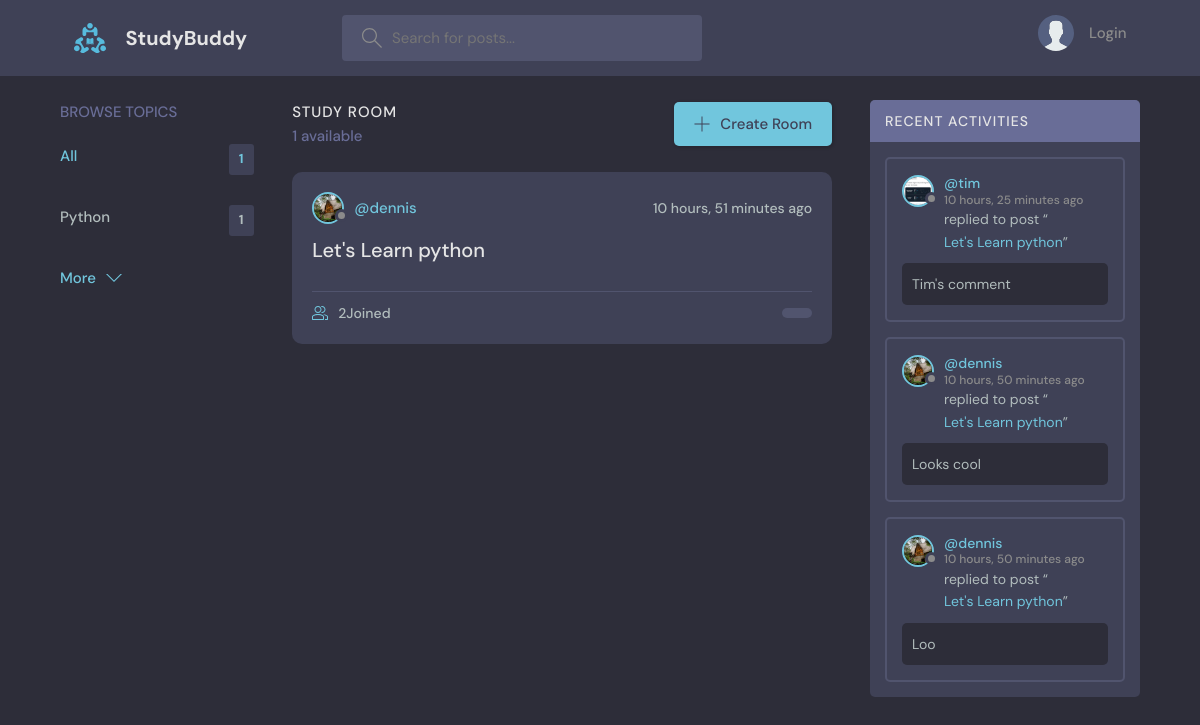
The page / on the database its author committed.
### base/models.py (models this page shows, shortened)
class Topic(models.Model):
    name = models.CharField(max_length=200)

class Room(models.Model):
    host = models.ForeignKey(User, on_delete=models.SET_NULL, null=True)
    topic = models.ForeignKey(Topic, on_delete=models.SET_NULL, null=True)
    name = models.CharField(max_length=200)
    description = models.TextField(null=True, blank=True)
    participants = models.ManyToManyField(
        User, related_name='participants', blank=True)
    updated = models.DateTimeField(auto_now=True)
    created = models.DateTimeField(auto_now_add=True)
    class Meta:
        ordering = ['-updated', '-created']
    def __str__(self):
        return self.name

class User(AbstractUser):
    name = models.CharField(max_length=200, null=True)
    email = models.EmailField(unique=True, null=True)
    bio = models.TextField(null=True)
    avatar = models.ImageField(null=True, default="avatar.svg")
    USERNAME_FIELD = 'email'
    REQUIRED_FIELDS = []

class Message(models.Model):
    user = models.ForeignKey(User, on_delete=models.CASCADE)
    room = models.ForeignKey(Room, on_delete=models.CASCADE)
    body = models.TextField()
    updated = models.DateTimeField(auto_now=True)
    created = models.DateTimeField(auto_now_add=True)
    class Meta:
        ordering = ['-updated', '-created']

### base/views.py (the view)
# urls.py: path('', views.home, name="home"),
def home(request):
    q=request.GET.get('q') if request.GET.get('q') != None else ''
    rooms = Room.objects.filter(
        Q(topic__name__contains = q) |
        Q(name__icontains=q) |
        Q(description__icontains=q)
        )
    topics = Topic.objects.all()[0:5]
    room_count = rooms.count()
    room_messages = Message.objects.filter(Q(room__topic__name__icontains=q))
    context = {'rooms': rooms, 'topics': topics, 'room_count': room_count, 'room_messages': room_messages}
    return render(request, 'base/home.html', context)

### base/templates/base/home.html (shortened to what this page needs)
{% extends 'main.html' %}
{% block content %}
    <main class="layout layout--3">
      <div class="container">
        {% include 'base/topics_component.html' %}
        <div class="roomList">
          <div class="roomList__header">
            <div>
              <h2>Study Room</h2>
              <p>{{room_count}} available</p>
            </div>
            <a class="btn btn--main" href="{% url 'create-room' %}">
              <svg version="1.1" xmlns="http://www.w3.org/2000/svg" width="32" height="32" viewBox="0 0 32 32">
                <title>add</title>
                <path
                  d="M16.943 0.943h-1.885v14.115h-14.115v1.885h14.115v14.115h1.885v-14.115h14.115v-1.885h-14.115v-14.115z"
                ></path>
              </svg>
              Create Room
            </a>
          </div>
            {% include 'base/feed_component.html' %}
        </div>
        {% include 'base/activity_component.html' %}
      </div>
    </main>
    {% endblock %}

### base/templates/base/topics_component.html
   <div class="topics">
    <div class="topics__header">
      <h2>Browse Topics</h2>
    </div>
    <ul class="topics__list">
      <li>
        <a href="{% url 'home' %}" class="active">All <span>{{topics.count}}</span></a>
      </li>
      {% for topic in topics%}
      <li>
        <a href="{% url 'home' %}?q={{topic.name}}">{{topic.name}} <span>{{topic.room_set.all.count}}</span></a>
      </li>
      {%endfor%}
    </ul>
    <a class="btn btn--link" href="{% url 'topics' %}">
      More
      <svg version="1.1" xmlns="http://www.w3.org/2000/svg" width="32" height="32" viewBox="0 0 32 32">
        <title>chevron-down</title>
        <path d="M16 21l-13-13h-3l16 16 16-16h-3l-13 13z"></path>
      </svg>
    </a>
  </div>

### base/templates/base/feed_component.html (shortened to what this page needs)
{% for room in rooms%}
<div class="roomListRoom">
    <div class="roomListRoom__header">
      <a href="{% url 'user-profile' room.host.id %}" class="roomListRoom__author">
        <div class="avatar avatar--small">
          <img src="{{room.host.avatar.url}}" />
        </div>
        <span>@{{room.host.username}}</span>
      </a>
      <div class="roomListRoom__actions">
        <span>{{room.created | timesince}} ago</span>
      </div>
    </div>
    <div class="roomListRoom__content">
      <a href="{%url 'room' room.id%}">{{room.name}}</a>
    </div>
    <div class="roomListRoom__meta">
      <a href="{%url 'room' room.id%}" class="roomListRoom__joined">
        {{room.participants.all.count}}Joined
      </a>
      <p class="roomListRoom__topic">{{room.topic.na}}</p>
    </div>
</div>
{%endfor%}

### base/templates/base/activity_component.html (shortened to what this page needs)
<div class="activities">
    <div class="activities__header">
        <h2>Recent Activities</h2>
    </div>
    {% for message in room_messages %}
    <div class="activities__box">
        <div class="activities__boxHeader roomListRoom__header">
            <a href="{% url 'user-profile' message.user.id %}" class="roomListRoom__author">
                <div class="avatar avatar--small">
                    <img src="{{message.user.avatar.url}}" />
                </div>
                <p>
                    @{{message.user.username}}
                    <span>{{message.created|timesince}} ago</span>
                </p>
            </a>
        </div>
        <div class="activities__boxContent">
            <p>replied to post “<a href="{% url 'room' message.room.id %}">{{message.room}}</a>”</p>
            <div class="activities__boxRoomContent">{{message.body}}</div>
        </div>
    </div>
    {% endfor %}
</div>

### rows shown on the page
Topic: name "Python", room_set.all.count "1"
Room: host.avatar (picture), host.username "dennis", created "10 hours, 51 minutes", name "Let's Learn python", participants.all.count "2"
Message: user.avatar (picture), user.username "tim", created "10 hours, 25 minutes", room "Let's Learn python", body "Tim's comment"
Message: user.avatar (picture), user.username "dennis", created "10 hours, 50 minutes", room "Let's Learn python", body "Looks cool"
Message: user.avatar (picture), user.username "dennis", created "10 hours, 50 minutes", room "Let's Learn python", body "Loo"

### other values the page prints
{{ topics.count }} "1"
{{ room_count }} "1"
